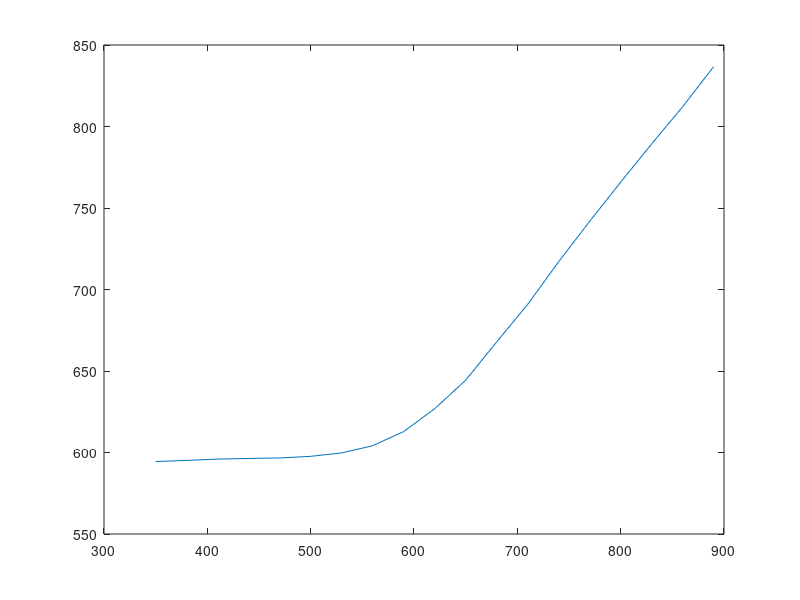

The MATLAB source for this figure: (Note: this script raises an error after producing the figure.)
% TPD-Temp calibration
clear all
close all
clc

TC = [350 380 410 440 470 500 530 560 590 620 650 680 710 740 770 800 830 860 890];

pyrometer = [321.3 322 322.8 323.2 323.5 324.5 326.6 331 339.7 353.7 371.2 394.7 417.7 443.9 468.7 492.7 516.2 539 563.6];

pyroKadd = pyrometer + 273.15;

plot(TC,pyroKadd)
hold on

kali = fit(TC(11:end)',pyroKadd(11:end)','poly1')
plot(kali)

korigeret = TC*kali.p1